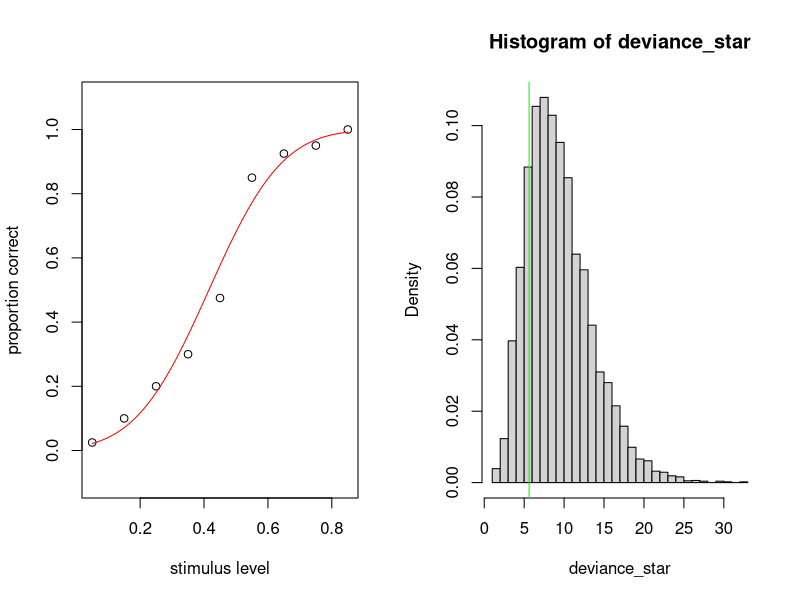

The R script that drew this image:
# problem2.R  Solution to topic 7, problem 2

rm( list=ls() )

# (a) make up some data with lapse rate lambda = 0.05

# make the theoretical psychometric function
psymet <- function( x ) 0.05 + 0.95*pnorm( x, 0.40, 0.20 )

# choose some stimulus levels and the number of trials at each level
stimlev <- seq( 0.05, 0.90, by=0.10 )
ntrials <- rep( 40, length(stimlev) )
df <- data.frame( stimlev, ntrials )

# sample a number of correct trials at each stimulus level from the binomial distribution
ptheory <- psymet( stimlev )
df$ncorrect <- rbinom( length(ntrials), ntrials, ptheory )
df$pcorrect <- df$ncorrect / df$ntrials

# plot the data
par( mfrow=c(1,2) )
plot( df$stimlev, df$pcorrect, ylim=c(-0.1,1.1), xlab='stimulus level', ylab='proportion correct' )


# (b) fit a cumulative normal psychometric function without a lapse rate parameter and find
#     the deviance of the fit

# find the maximum likelihood fit
fitfn <- function( x, mu, sigma ) pnorm( x, mean=mu, sd=sigma )
errfn <- function( p ) -sum(log( dbinom( df$ncorrect, df$ntrials, fitfn( df$stimlev, p[1], p[2] ) ) ))
param <- optim( c(0.30,0.20), errfn )$par

# plot the fit
curve( fitfn( x, param[1], param[2] ), col='red', add=TRUE )

# find the deviance between the data and the fit
pfit <- fitfn( stimlev, param[1], param[2] )
deviance <- 2*( sum(log(dbinom( df$ncorrect, df$ntrials, df$pcorrect )))  # saturated fit
              - sum(log(dbinom( df$ncorrect, df$ntrials, pfit ))) )       # actual fit


# (c) find the deviance distribution

# initialize vector for deviance
nrepeat <- 10000
deviance_star <- rep( NaN, nrepeat )

# find distribution of deviance
for (i in 1:nrepeat) {
    
	# make up data for a new psychometric function, based on the fitted function
	ncorrect_star <- rbinom( length(df$ntrials), df$ntrials, pfit )
	pcorrect_star <- ncorrect_star / df$ntrials
	
	# find deviance of simulated data
	deviance_star[i] <- 2*( sum(log(dbinom( ncorrect_star, df$ntrials, pcorrect_star )))
	                      - sum(log(dbinom( ncorrect_star, df$ntrials, pfit ))) )
	
}

# show distribution of deviance
hist( deviance_star, breaks=25, probability=TRUE )


# (d) is the deviance from part (b) implausibly far out in the distribution?

# show the deviance we measured on the simulated distribution
abline( v=deviance, col='green' )

# find the p level of the deviance we measured
plevel = mean( deviance_star > deviance )
print(sprintf('plevel = %.4f',plevel))

# typically the p level is not very low, so we do not reject the goodness of fit.
# apparently it is difficult to tell whether we need a lapse rate parameter just
# by checking the deviance -- at least with this dataset.
